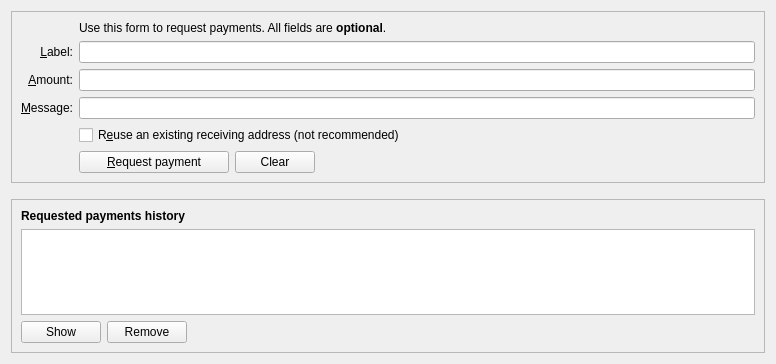
<?xml version="1.0" encoding="UTF-8"?>
<ui version="4.0">
 <class>ReceiveCoinsDialog</class>
 <widget class="QWidget" name="ReceiveCoinsDialog">
  <property name="geometry">
   <rect>
    <x>0</x>
    <y>0</y>
    <width>776</width>
    <height>364</height>
   </rect>
  </property>
  <layout class="QVBoxLayout" name="verticalLayout" stretch="0,0,1">
   <item>
   <widget class="QFrame" name="frame2">
    <property name="sizePolicy">
      <sizepolicy hsizetype="Preferred" vsizetype="Expanding">
        <horstretch>0</horstretch>
        <verstretch>0</verstretch>
      </sizepolicy>
    </property>
    <property name="frameShape">
      <enum>QFrame::StyledPanel</enum>
    </property>
    <property name="frameShadow">
      <enum>QFrame::Sunken</enum>
    </property>
    <layout class="QVBoxLayout" name="verticalLayout_3">
    <item>
    <layout class="QGridLayout" name="gridLayout">
     <item row="7" column="2">
      <widget class="QCheckBox" name="reuseAddress">
       <property name="toolTip">
        <string>Reuse one of the previously used receiving addresses. Reusing addresses has security and privacy issues. Do not use this unless re-generating a payment request made before.</string>
       </property>
       <property name="text">
        <string>R&amp;euse an existing receiving address (not recommended)</string>
       </property>
      </widget>
     </item>
     <item row="7" column="0">
      <widget class="QLabel" name="label_4">
       <property name="text">
        <string/>
       </property>
      </widget>
     </item>
     <item row="6" column="0">
      <widget class="QLabel" name="label_3">
       <property name="toolTip">
        <string>An optional message to attach to the payment request, which will be displayed when the request is opened. Note: The message will not be sent with the payment over the AsturCoin network.</string>
       </property>
       <property name="text">
        <string>&amp;Message:</string>
       </property>
       <property name="alignment">
        <set>Qt::AlignRight|Qt::AlignTrailing|Qt::AlignVCenter</set>
       </property>
       <property name="buddy">
        <cstring>reqMessage</cstring>
       </property>
      </widget>
     </item>
     <item row="4" column="2">
      <widget class="QLineEdit" name="reqLabel">
       <property name="toolTip">
        <string>An optional label to associate with the new receiving address.</string>
       </property>
      </widget>
     </item>
     <item row="6" column="2">
      <widget class="QLineEdit" name="reqMessage">
       <property name="toolTip">
        <string>An optional message to attach to the payment request, which will be displayed when the request is opened. Note: The message will not be sent with the payment over the AsturCoin network.</string>
       </property>
      </widget>
     </item>
     <item row="2" column="2">
      <widget class="QLabel" name="label_5">
       <property name="text">
        <string>Use this form to request payments. All fields are &lt;b&gt;optional&lt;/b&gt;.</string>
       </property>
      </widget>
     </item>
     <item row="4" column="0">
      <widget class="QLabel" name="label_2">
       <property name="toolTip">
        <string>An optional label to associate with the new receiving address.</string>
       </property>
       <property name="text">
        <string>&amp;Label:</string>
       </property>
       <property name="alignment">
        <set>Qt::AlignRight|Qt::AlignTrailing|Qt::AlignVCenter</set>
       </property>
       <property name="buddy">
        <cstring>reqLabel</cstring>
       </property>
      </widget>
     </item>
     <item row="5" column="0">
      <widget class="QLabel" name="label">
       <property name="toolTip">
        <string>An optional amount to request. Leave this empty or zero to not request a specific amount.</string>
       </property>
       <property name="text">
        <string>&amp;Amount:</string>
       </property>
       <property name="alignment">
        <set>Qt::AlignRight|Qt::AlignTrailing|Qt::AlignVCenter</set>
       </property>
       <property name="buddy">
        <cstring>reqAmount</cstring>
       </property>
      </widget>
     </item>
     <item row="5" column="2">
      <widget class="AsturCoinAmountField" name="reqAmount">
       <property name="minimumSize">
        <size>
         <width>80</width>
         <height>0</height>
        </size>
       </property>
       <property name="toolTip">
        <string>An optional amount to request. Leave this empty or zero to not request a specific amount.</string>
       </property>
      </widget>
     </item>
    <item row="8" column="2">
    <layout class="QHBoxLayout" name="horizontalLayout">
     <item>
      <widget class="QPushButton" name="receiveButton">
       <property name="minimumSize">
        <size>
         <width>150</width>
         <height>0</height>
        </size>
       </property>
       <property name="text">
        <string>&amp;Request payment</string>
       </property>
       <property name="icon">
        <iconset resource="../asturcoin.qrc">
         <normaloff>:/icons/receiving_addresses</normaloff>:/icons/receiving_addresses</iconset>
       </property>
      </widget>
     </item>
     <item>
      <widget class="QPushButton" name="clearButton">
       <property name="sizePolicy">
        <sizepolicy hsizetype="Minimum" vsizetype="Fixed">
         <horstretch>0</horstretch>
         <verstretch>0</verstretch>
        </sizepolicy>
       </property>
       <property name="toolTip">
        <string>Clear all fields of the form.</string>
       </property>
       <property name="text">
        <string>Clear</string>
       </property>
       <property name="icon">
        <iconset resource="../asturcoin.qrc">
         <normaloff>:/icons/remove</normaloff>:/icons/remove</iconset>
       </property>
       <property name="autoRepeatDelay">
        <number>300</number>
       </property>
       <property name="autoDefault">
        <bool>false</bool>
       </property>
      </widget>
     </item>
     <item>
      <spacer name="horizontalSpacer">
       <property name="orientation">
        <enum>Qt::Horizontal</enum>
       </property>
       <property name="sizeHint" stdset="0">
        <size>
         <width>40</width>
         <height>20</height>
        </size>
       </property>
      </spacer>
     </item>
    </layout>
     </item>
     <item row="8" column="0">
      <widget class="QLabel" name="label_7">
       <property name="text">
        <string/>
       </property>
      </widget>
     </item>
    </layout>
   </item>
   </layout>
   </widget>
   </item>
   <item>
    <spacer name="verticalSpacer_2">
     <property name="orientation">
      <enum>Qt::Vertical</enum>
     </property>
     <property name="sizeHint" stdset="0">
      <size>
       <width>20</width>
       <height>10</height>
      </size>
     </property>
    </spacer>
   </item>
   <item>
    <widget class="QFrame" name="frame">
     <property name="sizePolicy">
      <sizepolicy hsizetype="Preferred" vsizetype="Expanding">
       <horstretch>0</horstretch>
       <verstretch>0</verstretch>
      </sizepolicy>
     </property>
     <property name="frameShape">
      <enum>QFrame::StyledPanel</enum>
     </property>
     <property name="frameShadow">
      <enum>QFrame::Raised</enum>
     </property>
     <layout class="QVBoxLayout" name="verticalLayout_2">
      <item>
       <widget class="QLabel" name="label_6">
        <property name="font">
         <font>
          <weight>75</weight>
          <bold>true</bold>
         </font>
        </property>
        <property name="text">
         <string>Requested payments history</string>
        </property>
       </widget>
      </item>
      <item>
       <widget class="QTableView" name="recentRequestsView">
        <property name="contextMenuPolicy">
         <enum>Qt::CustomContextMenu</enum>
        </property>
        <property name="tabKeyNavigation">
         <bool>false</bool>
        </property>
        <property name="sortingEnabled">
         <bool>true</bool>
        </property>
       </widget>
      </item>
      <item>
       <layout class="QHBoxLayout" name="horizontalLayout_2">
        <item>
         <widget class="QPushButton" name="showRequestButton">
          <property name="toolTip">
           <string>Show the selected request (does the same as double clicking an entry)</string>
          </property>
          <property name="text">
           <string>Show</string>
          </property>
          <property name="icon">
           <iconset resource="../asturcoin.qrc">
            <normaloff>:/icons/edit</normaloff>:/icons/edit</iconset>
          </property>
         </widget>
        </item>
        <item>
         <widget class="QPushButton" name="removeRequestButton">
          <property name="toolTip">
           <string>Remove the selected entries from the list</string>
          </property>
          <property name="text">
           <string>Remove</string>
          </property>
          <property name="icon">
           <iconset resource="../asturcoin.qrc">
            <normaloff>:/icons/remove</normaloff>:/icons/remove</iconset>
          </property>
         </widget>
        </item>
        <item>
         <spacer name="horizontalSpacer_2">
          <property name="orientation">
           <enum>Qt::Horizontal</enum>
          </property>
          <property name="sizeHint" stdset="0">
           <size>
            <width>40</width>
            <height>20</height>
           </size>
          </property>
         </spacer>
        </item>
       </layout>
      </item>
     </layout>
    </widget>
   </item>
  </layout>
 </widget>
 <customwidgets>
  <customwidget>
   <class>AsturCoinAmountField</class>
   <extends>QLineEdit</extends>
   <header>asturcoinamountfield.h</header>
  </customwidget>
 </customwidgets>
 <tabstops>
  <tabstop>reqLabel</tabstop>
  <tabstop>reqAmount</tabstop>
  <tabstop>reqMessage</tabstop>
  <tabstop>reuseAddress</tabstop>
  <tabstop>receiveButton</tabstop>
  <tabstop>clearButton</tabstop>
  <tabstop>recentRequestsView</tabstop>
  <tabstop>showRequestButton</tabstop>
  <tabstop>removeRequestButton</tabstop>
 </tabstops>
 <resources>
  <include location="../asturcoin.qrc"/>
 </resources>
 <connections/>
</ui>
